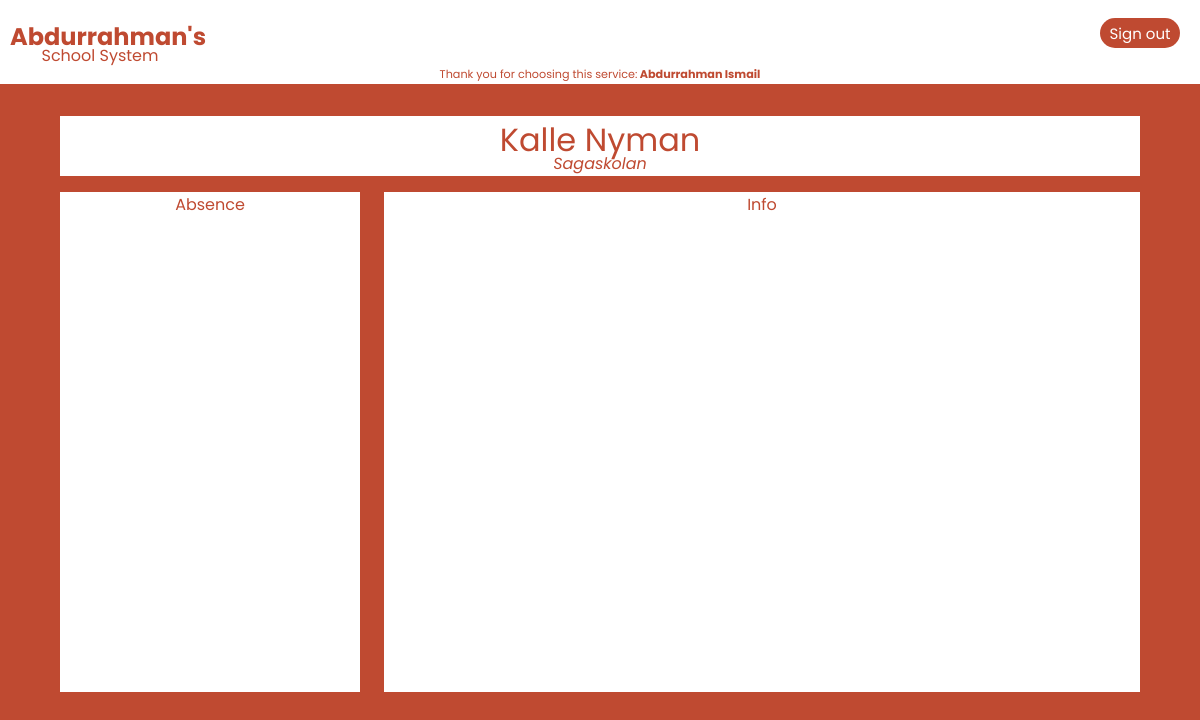
Screenshot of /user/Kalle Nyman (signed in) with the database file from the repository.
### webserver.py (models this page shows)
class User(UserMixin, db.Model):
    id = db.Column(db.Integer, primary_key=True)
    name = db.Column(db.String(50), unique=True)
    password = db.Column(db.Integer)
    date_created = db.Column(db.DateTime, default=datetime.now)
    online = db.Column(db.Boolean, default=False)
    year = db.Column(db.String(1))
    school = db.Column(db.String(50))
    admin = db.Column(db.Boolean, default=False)
    admin_school = db.Column(db.String(50))
    verified = db.Column(db.Boolean, default=False)

### webserver.py (the view)
@app.route('/user/<name>')
def get_user(name):
    user = User.query.filter_by(name=name).first()
    return render_template("user.html",user=user)

### webserver.py (called while the page is built)
@login_manager.user_loader
def get_user(ident):
  return User.query.get(int(ident))

### templates/user.html (shortened to what this page needs)
<!DOCTYPE html>
<html lang="en" dir="ltr">
  <head>
    <link rel="stylesheet" href="{{ url_for('static', filename='styles/style.css') }}">
  </head>
  <body>
    {% include "navbar.html" %}
    <div class="pb">
      <p>{{ user.name }}</p>
      <p style="font-size: 50%; color: #bf4a31; margin-top: -50px; padding-top: 5px;"><i>{{ user.school }}</i></p>
    </div>
    <div class="ar">
      <p style="width: 100%; text-align: center;">Absence</p>
    </div>
    <div class="pi">
      <p style="width: 100%; text-align: center;">Info</p>
    </div>
  </body>
</html>

### templates/navbar.html (shortened to what this page needs)
<!DOCTYPE html>
<html lang="en" dir="ltr">
  <head>
    <link rel="stylesheet" href="{{ url_for('static', filename='styles/style.css') }}">
  </head>
  <body>
    <div class="nb">
      <p class="lt"><strong>Abdurrahman's</strong></p><p style="float:left; margin-top: -35px; text-align: center; width: 200px; color: #bf4a31;">School System</p>
      {% if current_user.is_authenticated == False %}
        <button class="lrb" type="button" name="button"><a href="authorize">Sign in</a></button>
      {% else %}
        <button class="lrb" type="button" name="button"><a href="unauthorize/{{ current_user.name }}/{{ current_user.id }}" method="POST">Sign out</a></button>
        <p style="float: right; margin-top: -18px; text-align: center; font-size: 70%; width: 100%; color: #bf4a31;">Thank you for choosing this service:<strong> {{ current_user.name }}</strong></p>
      {% endif %}
    </div>
  </body>
</html>

### static/styles/style.css (style rules this page uses)
body { position: relative; padding: 0; margin: 0; height: auto; width: 100%; font-family: 'Poppins', sans-serif; background-color: #bf4a31; }
a { text-decoration: none; text-decoration-style: none; color: #bf4a31; }
.nb { margin-top: -25px; height: 85px; background-color: white; }
.lt { padding-top: 20px; padding-left: 10px; font-size: 150%; color: #bf4a31; }
.lrb { margin-right: 20px; width: 80px; height: 30px; float: right; margin-top: -60px; border: 0; background-color: #bf4a31; color: white; font-family: 'Poppins', sans-serif; font-size: 15px; border-radius: 20px; }
.lrb a { color: white; }
.pb { margin-top: 10px; width: 90%; height: auto; background-color: white; margin-left: 5%; margin-right: 5%; text-align: center; font-size: 200%; color: #bf4a31; }
.ar { color: #bf4a31; width: 25%; height: 500px; background: white; margin-left: 5%; }
.pi { color: #bf4a31; margin-top: -516px; width: 63%; height: 500px; background: white; margin-left: 32%; }

### rows the page displays
User: name "Abdurrahman Ismail"
User: name "Kalle Nyman", school "Sagaskolan"
